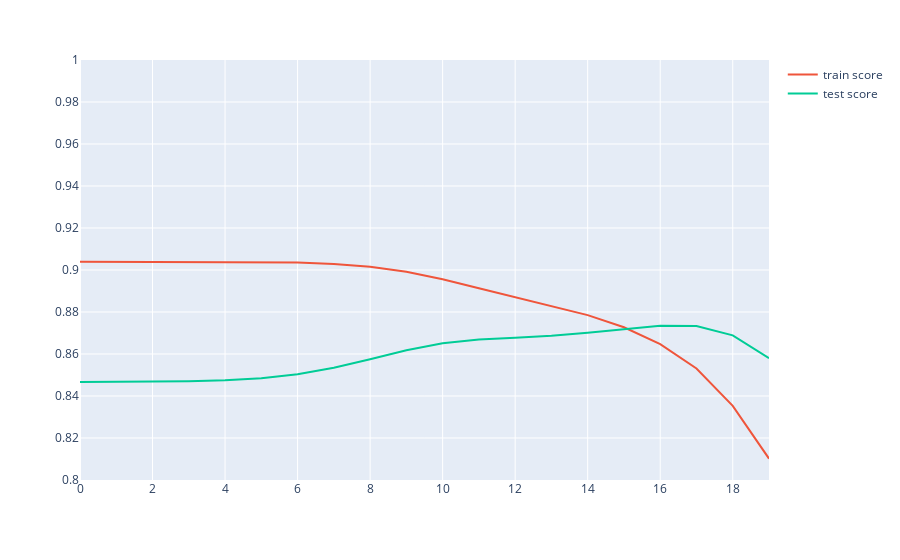

Notebook code for this chart:
### Markdown cell above
### How does Alpha affect ridge regression?

### Code cell
alpha =np.logspace(-6,1,num=20)
print(f"alpha values : {alpha}")
ai = list(range(len(alpha)))
test_score=[]
train_score=[]
for a in alpha:
    r = Ridge(alpha=a).fit(X_train2, y_train2)
    test_score.append(r.score(X_test2, y_test2))
    train_score.append(r.score(X_train2, y_train2))


fig = px.line(labels={"x":"alpha" , "y":"score"})
fig.add_scatter(y= train_score, name="train score")
fig.add_scatter(y= test_score, name="test score")
fig.update_layout(yaxis_range=[0.8,1])
fig.show()

### Figure 1 — Plotly figure (JSON) as saved in the notebook; plotly's stock layout.template omitted (floating-point values rounded to 4 significant figures)
{"data": [{"hovertemplate": "<extra></extra>", "legendgroup": "", "line": {"color": "#636efa", "dash": "solid"}, "marker": {"symbol": "circle"}, "mode": "lines", "name": "", "orientation": "v", "showlegend": false, "type": "scatter", "xaxis": "x", "yaxis": "y"}, {"name": "train score", "type": "scatter", "y": [0.904, 0.904, 0.904, 0.904, 0.9039, 0.9039, 0.9036, 0.9029, 0.9015, 0.8992, 0.8956, 0.8913, 0.8871, 0.883, 0.8785, 0.8727, 0.8647, 0.8531, 0.8353, 0.8102]}, {"name": "test score", "type": "scatter", "y": [0.8467, 0.8467, 0.8468, 0.847, 0.8475, 0.8484, 0.8504, 0.8535, 0.8575, 0.8618, 0.8652, 0.8669, 0.8678, 0.8687, 0.8701, 0.8719, 0.8734, 0.8733, 0.8689, 0.858]}], "layout": {"legend": {"tracegroupgap": 0}, "margin": {"t": 60}, "xaxis": {"anchor": "y", "domain": [0, 1]}, "yaxis": {"anchor": "x", "domain": [0, 1], "range": [0.8, 1]}}}
